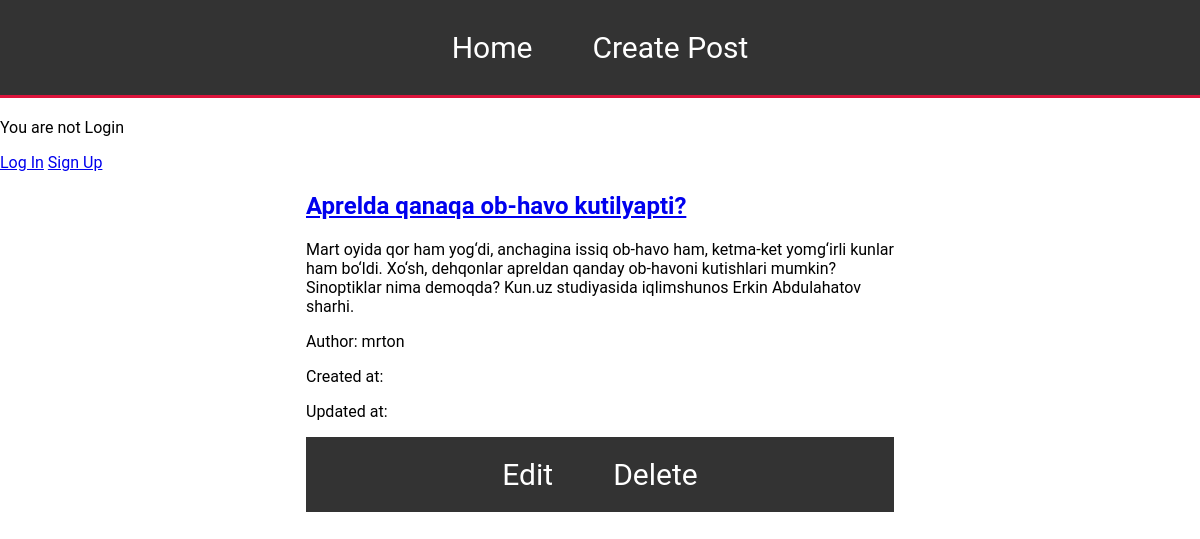
/post/5/, run on the app's committed database.
### posts/models.py (models this page shows, shortened)
class Post(models.Model):
    author=models.ForeignKey('auth.User',on_delete=models.CASCADE)
    title=models.CharField(max_length=100)
    context=models.TextField()
    created_date=models.DateTimeField(auto_now_add=True)
    updated_date=models.DateTimeField(auto_now=True)

### posts/views.py (the view)
# urls.py: path("post/<int:pk>/",BlogDetailView.as_view(), name="post_detail"),
class BlogDetailView(DetailView):
    model = Post
    template_name = "post_detail.html"
    context_object_name = "post"

### templates/post_detail.html
{% extends "base.html" %}
{%block content %}
<div class="container">
    <div class="title">
        <h2><a href="#">{{ post.title }}</a></h2>
    </div>
    <div class="text">
        <p>{{post.context}}</p>
    </div>
    <div class="author">
        <p>Author: {{ post.author }}</p>
    </div>
    <div class="created_at">
        <p>Created at: {{ post.created_at }}</p>
        <p>Updated at: {{ post.updated_at }}</p>
    </div>
    <ul class="nav-list">
        <li><a  class="page-a"  href="{% url 'post_edit' post.pk %}">Edit</a></li>
        <li> <a  class="page-a" href="{% url 'post_delete' post.pk %}">Delete</a></li>
    </ul>
</div>
{%endblock content %}

### static/css/style.css (style rules this page uses)
body { background-color:rgb(255, 255, 255) ; font-family: 'Roboto', sans-serif; margin: 0; }
.container { width: 70%; margin: 0 auto; padding: 0 20px; }
.nav-list { list-style-type: none; padding:20px 15px; margin: 0; display: flex; justify-content: center; background-color: #333; }
.nav-list a { font-size: 30px; margin: 10px 15px; padding:20px 15px; text-align: center; text-decoration: none; color: #fff; }

### data on the page
Post: title "Aprelda qanaqa ob-havo kutilyapti?", context "Mart oyida qor ham yog‘di, anchagina issiq ob-havo ham, ketma-ket yomg‘irli kunlar ham bo‘ldi. Xo‘sh, dehqonlar apreldan qanday ob-havoni kutishlari mumkin? Sinoptiklar nima demoqda? Kun.uz studiyasida iqlimshunos Erkin Abdulahatov sharhi.", author "mrton"
